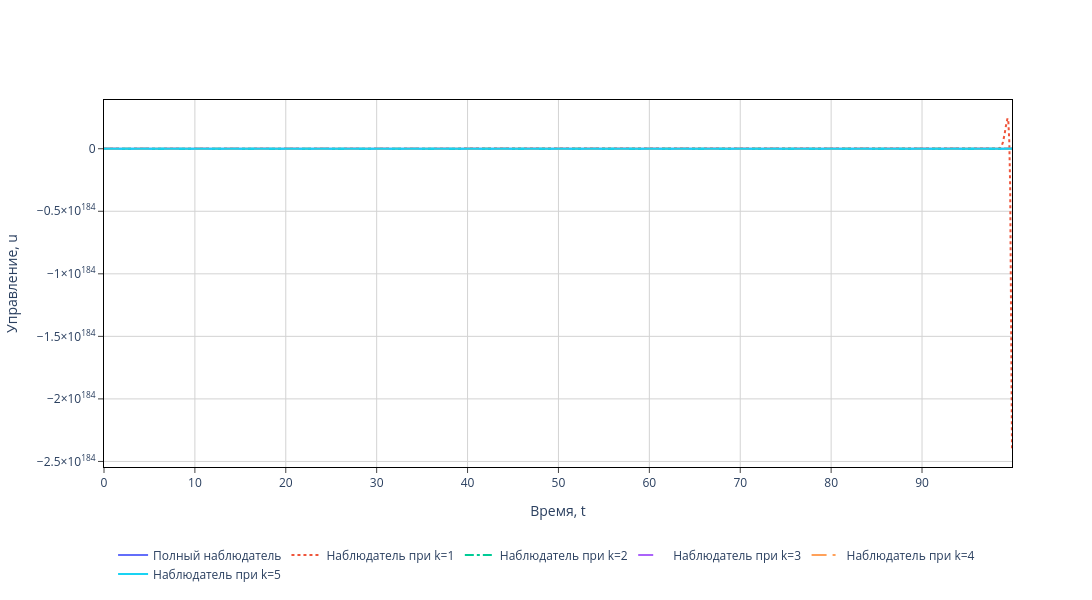

The cell this chart's notebook holds for it:
### Code cell
from plotly.subplots import make_subplots
import plotly.graph_objects as go

dash_styles = ['dash', 'dot', 'dashdot', 'longdash', 'longdashdot', 'solid']

fig = go.Figure(
    layout=dict(
        legend=dict(
            yanchor="top",
            y=-0.2,
            xanchor="left",
            x=0.01,
            orientation="h",
        )
    )
)
fig.update_layout(
    xaxis_title="Время, t",
    yaxis_title="Управление, u",
    plot_bgcolor="white",
)
fig.update_xaxes(
    mirror=True,
    ticks="outside",
    showline=True,
    linecolor="black",
    gridcolor="lightgrey",
)
fig.update_yaxes(
    mirror=True,
    ticks="outside",
    showline=True,
    linecolor="black",
    gridcolor="lightgrey",
)
t=np.arange(0, 100, 0.1)
fig.add_trace(go.Scatter(x=t, y=u_ideal, name='Полный наблюдатель'),)
# fig.add_trace(go.Scatter( y=u_full, name='u_full'), row=1, col=1)
for k, (u_func, sigma_func) in func_observer.items():
    dash_с = dash_styles[k % len(dash_styles)]
    fig.add_trace(go.Scatter(x=t, y=u_func, name=f'Наблюдатель при k={k}', line=dict(dash=dash_с)), )

# fig.add_trace(go.Scatter( y=sigma_ideal, name='sigma_ideal'), row=2, col=1)
# fig.add_trace(go.Scatter( y=sigma_full, name='sigma_full'), row=2, col=1)
# for k, (u_func, sigma_func) in func_observer.items():
#     dash_с = dash_styles[k % len(dash_styles)]
#     fig.add_trace(go.Scatter(y=sigma_func, name=f'sigma_func_{k}', line=dict(dash=dash_с)), row=2, col=1)
fig.update_layout(height=600, width=1200)
fig.show()

### Figure 1 — Plotly figure (JSON) as saved in the notebook; plotly's stock layout.template omitted (floating-point values rounded to 4 significant figures; data arrays with more than 128 entries replaced by an {"elided": "..."} marker saying what was removed)
{"data": [{"name": "Полный наблюдатель", "type": "scatter", "x": {"elided": "1000 float values"}, "y": {"elided": "1000 float values"}}, {"line": {"dash": "dot"}, "name": "Наблюдатель при k=1", "type": "scatter", "x": {"elided": "1000 float values"}, "y": {"elided": "1000 float values"}}, {"line": {"dash": "dashdot"}, "name": "Наблюдатель при k=2", "type": "scatter", "x": {"elided": "1000 float values"}, "y": {"elided": "1000 float values"}}, {"line": {"dash": "longdash"}, "name": "Наблюдатель при k=3", "type": "scatter", "x": {"elided": "1000 float values"}, "y": {"elided": "1000 float values"}}, {"line": {"dash": "longdashdot"}, "name": "Наблюдатель при k=4", "type": "scatter", "x": {"elided": "1000 float values"}, "y": {"elided": "1000 float values"}}, {"line": {"dash": "solid"}, "name": "Наблюдатель при k=5", "type": "scatter", "x": {"elided": "1000 float values"}, "y": {"elided": "1000 float values"}}], "layout": {"height": 600, "legend": {"orientation": "h", "x": 0.01, "xanchor": "left", "y": -0.2, "yanchor": "top"}, "plot_bgcolor": "white", "width": 1200, "xaxis": {"gridcolor": "lightgrey", "linecolor": "black", "mirror": true, "showline": true, "ticks": "outside", "title": {"text": "Время, t"}}, "yaxis": {"gridcolor": "lightgrey", "linecolor": "black", "mirror": true, "showline": true, "ticks": "outside", "title": {"text": "Управление, u"}}}}
